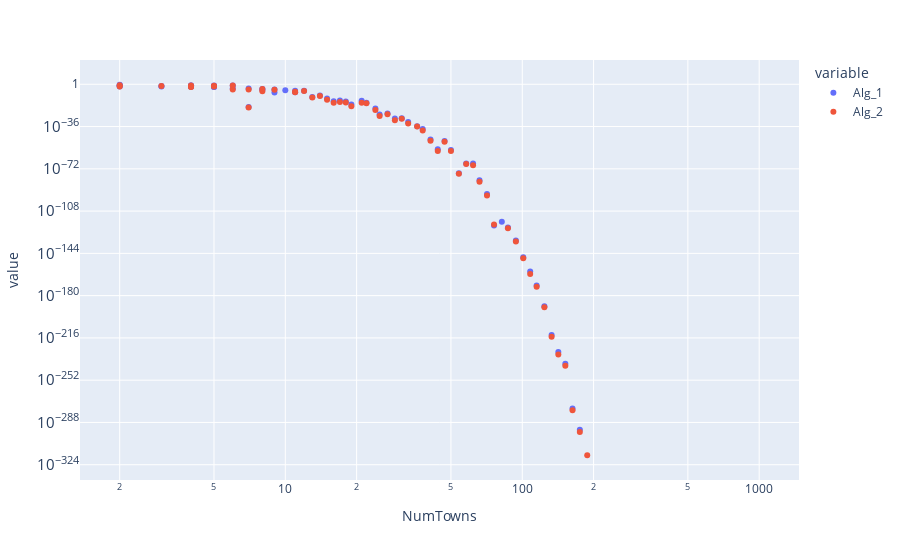
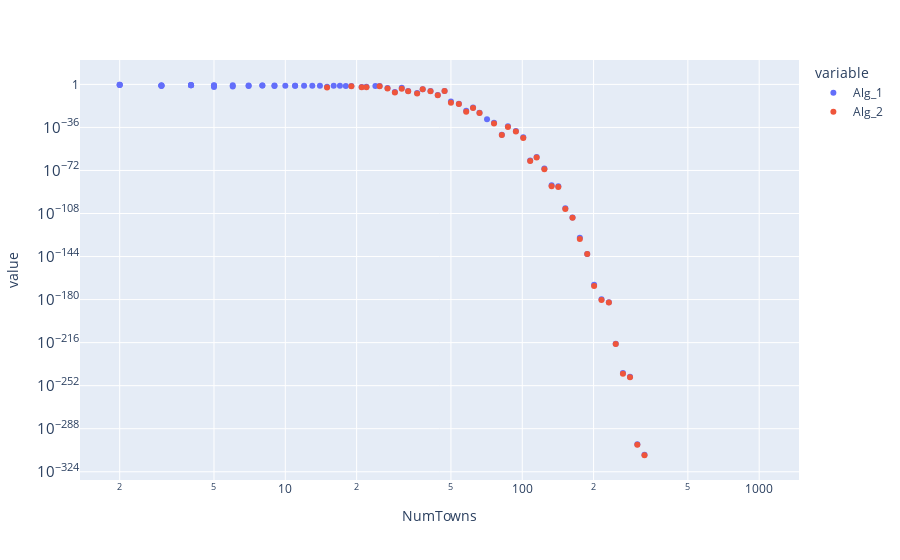
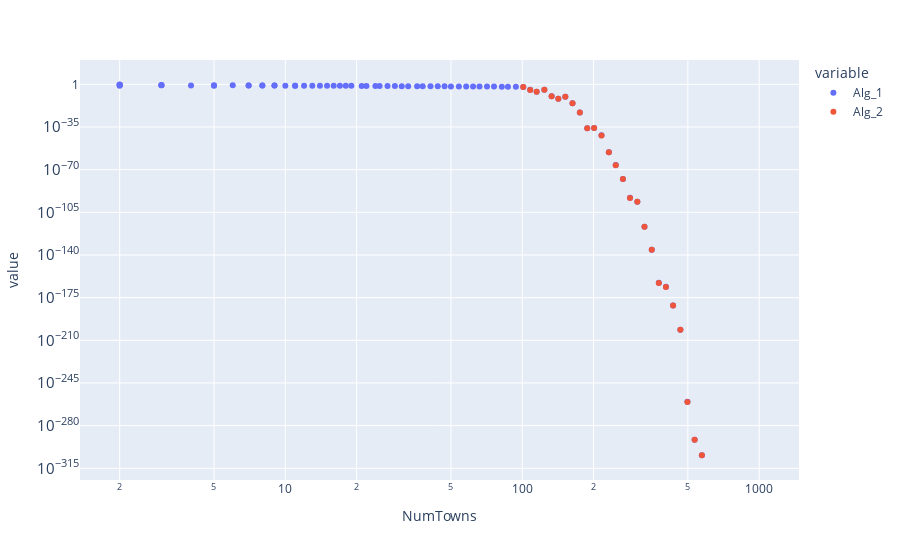
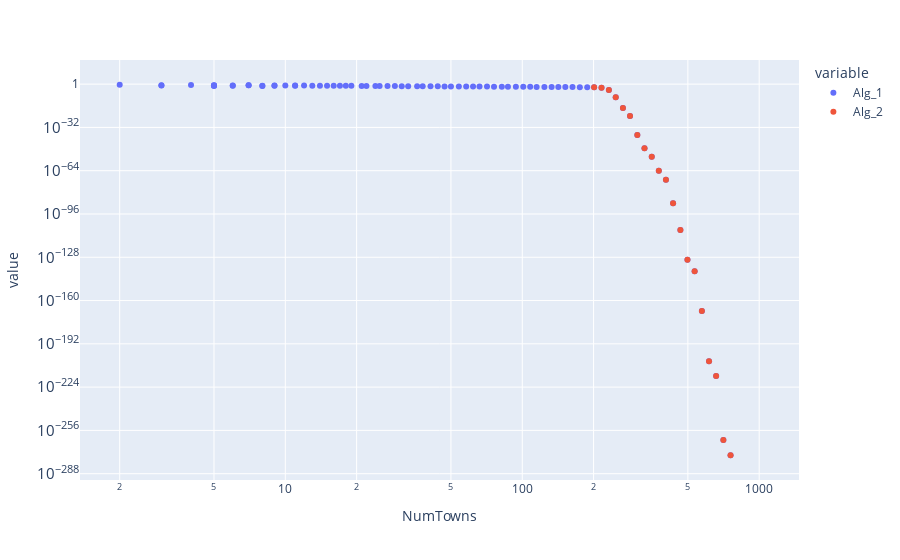

Source (notebook cell) for these figures, in order:
### Markdown cell above
#### Constant Budget

### Code cell
budget_sizes = [10,100,500,1000,5000,10000,20000,50000]
for b in budget_sizes:
    data_dict = {'NumTowns':[],'Alg_1':[],'Alg_2':[]}
    for n in np.logspace(0,3,100):
        n=int(n)+1
        data_dict['NumTowns'].append(n)
        demand_ranges = np.random.uniform(0, demands_max, n)
        town_demands, town_expected_demands = make_demands_uniform_distribution(n, demand_ranges)
        budget = b

        opt = objective_nash(town_demands[:-1], waterfilling(town_demands,budget)[:-1])
        for j in range(2):
            if j==0:
                data_dict['Alg_1'].append(opt - objective_nash(town_demands[:-1], waterfilling(town_expected_demands,budget)[:-1]))
            if j==1:
                data_dict['Alg_2'].append(opt - objective_nash(town_demands[:-1], waterfilling_dynamic(town_expected_demands,town_demands,budget)[:-1]))
    df_uniform = pd.DataFrame(data_dict).melt(id_vars="NumTowns")
    fig = px.scatter(df_uniform, x="NumTowns", y="value", color='variable')
    fig.update_layout(xaxis_type="log", yaxis_type="log")
    fig.show()

### Figure 1 — Plotly figure (JSON) as saved in the notebook; plotly's stock layout.template omitted (floating-point values rounded to 4 significant figures)
{"data": [{"hoverlabel": {"namelength": 0}, "hovertemplate": "variable=Alg_1<br>NumTowns=%{x}<br>value=%{y}", "legendgroup": "Alg_1", "marker": {"color": "#636efa", "symbol": "circle"}, "mode": "markers", "name": "Alg_1", "showlegend": true, "type": "scatter", "x": [2, 2, 2, 2, 2, 2, 2, 2, 2, 2, 3, 3, 3, 3, 3, 3, 4, 4, 4, 4, 5, 5, 5, 5, 6, 6, 7, 7, 8, 8, 9, 9, 10, 11, 11, 12, 13, 14, 15, 16, 17, 18, 19, 21, 22, 24, 25, 27, 29, 31, 33, 36, 38, 41, 44, 47, 50, 54, 58, 62, 66, 71, 76, 82, 87, 94, 101, 108, 115, 124, 133, 142, 152, 163, 175, 188, 201, 216, 232, 248, 266, 285, 306, 328, 352, 377, 404, 433, 465, 498, 534, 573, 614, 658, 706, 757, 812, 870, 933, 1001], "xaxis": "x", "y": [0.07047, -0.1649, 0, 0, 0, 0.01314, 0.4015, 0, 0.1791, 0, 0, 0, -0.05616, 0.01653, 0, 0.03136, 0.008151, 0.1168, 0.08286, 0.007698, 0.005503, 0.1043, 0.004443, 0.02796, 0.0002519, 0.1002, 4.066e-20, 0.0002037, 2.452e-05, 0.0001173, 1.244e-07, 4.524e-05, 6.609e-06, 2.68e-06, 1.835e-07, 3.893e-06, 1.689e-11, 3.029e-10, 6.492e-13, 3.665e-15, 1.638e-14, 2.565e-15, 5.926e-18, 1.1e-14, 1.79e-16, 1.951e-21, 1.509e-26, 1.096e-25, 9.013e-30, 1.001e-29, 9.173e-33, 2.3e-36, 6.51e-39, 1.034e-47, 4.749e-56, 6.09e-49, 1.233e-56, 1.589e-76, 3.03e-68, 3.112e-68, 2.176e-82, 4.009e-94, 5.809e-121, 7.473e-118, 9.892e-123, 1.001e-133, 5.032e-148, 3.61e-160, 4.981e-172, 7.243e-190, 2.688e-214, 8.214e-229, 1.124e-238, 8.985e-277, 7.134e-295, -4.857e-319, 0, 0, 0, 0, 0, 0, 0, 0, 0, 0, 0, 0, 0, 0, 0, 0, 0, 0, 0, 0, 0, 0, 0, 0], "yaxis": "y"}, {"hoverlabel": {"namelength": 0}, "hovertemplate": "variable=Alg_2<br>NumTowns=%{x}<br>value=%{y}", "legendgroup": "Alg_2", "marker": {"color": "#EF553B", "symbol": "circle"}, "mode": "markers", "name": "Alg_2", "showlegend": true, "type": "scatter", "x": [2, 2, 2, 2, 2, 2, 2, 2, 2, 2, 3, 3, 3, 3, 3, 3, 4, 4, 4, 4, 5, 5, 5, 5, 6, 6, 7, 7, 8, 8, 9, 9, 10, 11, 11, 12, 13, 14, 15, 16, 17, 18, 19, 21, 22, 24, 25, 27, 29, 31, 33, 36, 38, 41, 44, 47, 50, 54, 58, 62, 66, 71, 76, 82, 87, 94, 101, 108, 115, 124, 133, 142, 152, 163, 175, 188, 201, 216, 232, 248, 266, 285, 306, 328, 352, 377, 404, 433, 465, 498, 534, 573, 614, 658, 706, 757, 812, 870, 933, 1001], "xaxis": "x", "y": [0, -0.1649, 0, 0, 0, 0.01314, 0, 0, 0.1791, 0, 0, 0, -0.05616, 0, 0, 0.03136, 0.008151, -0.01329, 0.08286, 0.005554, 0, 0.06554, 0, 0.01247, 2.864e-05, 0.07263, 1.355e-20, 3.143e-05, 1.06e-06, 0.0001173, -1.073e-07, 2.468e-05, -1.277e-07, 5.018e-07, 1.502e-07, 1.857e-06, 6.356e-12, 1.113e-10, 8.028e-14, 1.493e-16, 7.679e-16, 2.428e-16, 2.359e-19, 2.215e-16, 7.055e-17, 1.426e-22, 1.226e-27, 2.627e-26, 2.186e-31, 3.571e-30, 4.163e-34, 1.071e-36, 4.458e-40, 9.114e-49, 1.287e-57, 9.6e-50, 1.251e-57, 7.205e-77, 1.273e-68, 1.171e-69, 8.971e-84, 1.585e-95, 4.647e-120, -2.022e-120, 2.155e-123, 1.129e-134, 7.716e-149, 2.722e-162, 3.997e-173, 1.243e-190, 1.001e-215, 6.112e-231, 2.186e-240, 2.076e-278, 8.362e-297, 1.158e-316, 0, 0, 0, 0, 0, 0, 0, 0, 0, 0, 0, 0, 0, 0, 0, 0, 0, 0, 0, 0, 0, 0, 0, 0], "yaxis": "y"}], "layout": {"legend": {"title": {"text": "variable"}, "tracegroupgap": 0}, "margin": {"t": 60}, "xaxis": {"anchor": "y", "domain": [0, 1], "title": {"text": "NumTowns"}, "type": "log"}, "yaxis": {"anchor": "x", "domain": [0, 1], "title": {"text": "value"}, "type": "log"}}}

### Figure 2 — Plotly figure (JSON) as saved in the notebook; plotly's stock layout.template omitted (floating-point values rounded to 4 significant figures)
{"data": [{"hoverlabel": {"namelength": 0}, "hovertemplate": "variable=Alg_1<br>NumTowns=%{x}<br>value=%{y}", "legendgroup": "Alg_1", "marker": {"color": "#636efa", "symbol": "circle"}, "mode": "markers", "name": "Alg_1", "showlegend": true, "type": "scatter", "x": [2, 2, 2, 2, 2, 2, 2, 2, 2, 2, 3, 3, 3, 3, 3, 3, 4, 4, 4, 4, 5, 5, 5, 5, 6, 6, 7, 7, 8, 8, 9, 9, 10, 11, 11, 12, 13, 14, 15, 16, 17, 18, 19, 21, 22, 24, 25, 27, 29, 31, 33, 36, 38, 41, 44, 47, 50, 54, 58, 62, 66, 71, 76, 82, 87, 94, 101, 108, 115, 124, 133, 142, 152, 163, 175, 188, 201, 216, 232, 248, 266, 285, 306, 328, 352, 377, 404, 433, 465, 498, 534, 573, 614, 658, 706, 757, 812, 870, 933, 1001], "xaxis": "x", "y": [0, 0, 0, 0.497, 0.3546, 0.4371, 0, 0, 0, 0, 0, 0.1834, 0.07521, 0.07911, 0, 0.06883, 0.1924, 0.1621, 0.1957, 0.2496, 0.005763, 0.1759, 0.1439, 0, 0.01473, 0.1784, 0.04691, 0.1186, 0.1188, 0.1222, 0.05492, 0.103, 0.08689, 0.07814, 0.07158, 0.05775, 0.0694, 0.06897, 0.008793, 0.06482, 0.06152, 0.05588, 0.05394, 0.005427, 0.01257, 0.04266, 0.0415, 0.0009987, 4.25e-07, 0.001267, 2.782e-06, 5.087e-08, 8.583e-05, 2.726e-06, 1.384e-09, 2.703e-06, 6.038e-15, 5.453e-17, 9.352e-23, 4.028e-20, 1.796e-24, 8.1e-30, 7.581e-33, 5.919e-43, 9.151e-36, 1.278e-39, 4.831e-45, 1.713e-64, 1.71e-61, 3.608e-71, 5.288e-85, 5.337e-86, 2.649e-104, 3.819e-112, 5.762e-129, 1.537e-142, 2.45e-168, 1.931e-180, 5.98e-183, 1.155e-217, 3.186e-242, 2.96e-245, 9.733e-302, 2.018e-310, 0, 0, 0, 0, 0, 0, 0, 0, 0, 0, 0, 0, 0, 0, 0, 0], "yaxis": "y"}, {"hoverlabel": {"namelength": 0}, "hovertemplate": "variable=Alg_2<br>NumTowns=%{x}<br>value=%{y}", "legendgroup": "Alg_2", "marker": {"color": "#EF553B", "symbol": "circle"}, "mode": "markers", "name": "Alg_2", "showlegend": true, "type": "scatter", "x": [2, 2, 2, 2, 2, 2, 2, 2, 2, 2, 3, 3, 3, 3, 3, 3, 4, 4, 4, 4, 5, 5, 5, 5, 6, 6, 7, 7, 8, 8, 9, 9, 10, 11, 11, 12, 13, 14, 15, 16, 17, 18, 19, 21, 22, 24, 25, 27, 29, 31, 33, 36, 38, 41, 44, 47, 50, 54, 58, 62, 66, 71, 76, 82, 87, 94, 101, 108, 115, 124, 133, 142, 152, 163, 175, 188, 201, 216, 232, 248, 266, 285, 306, 328, 352, 377, 404, 433, 465, 498, 534, 573, 614, 658, 706, 757, 812, 870, 933, 1001], "xaxis": "x", "y": [0, 0, 0, 0, 0, 0, 0, 0, 0, 0, 0, 0, 0, 0, 0, 0, 0, 0, 0, 0, 0, 0, 0, 0, 0, 0, 0, 0, 0, 0, 0, 0, 0, 0, 0, 0, 0, 0, 0.001978, 0, 0, 0, 0.02521, 0.004836, 0.003262, 0, 0.02775, 0.0004365, 1.594e-07, 0.0002263, 2.174e-06, 2.24e-08, 8.154e-05, 1.763e-06, 9.286e-10, 2.454e-06, 5.042e-16, 4.143e-17, 1.588e-23, 2.127e-20, 1.483e-24, -3.408e-31, 1.663e-33, 3.81e-43, 2.852e-36, 4.741e-40, 1.478e-45, 7.386e-65, 6.747e-62, 9.751e-72, 5.096e-86, 1.637e-86, 5.022e-105, 2.277e-112, 4.259e-130, 1.081e-142, 2.127e-169, 5.465e-181, 3.119e-183, 6.702e-218, 8.15e-243, 1.274e-245, 3.595e-302, 6.373e-311, 0, 0, 0, 0, 0, 0, 0, 0, 0, 0, 0, 0, 0, 0, 0, 0], "yaxis": "y"}], "layout": {"legend": {"title": {"text": "variable"}, "tracegroupgap": 0}, "margin": {"t": 60}, "xaxis": {"anchor": "y", "domain": [0, 1], "title": {"text": "NumTowns"}, "type": "log"}, "yaxis": {"anchor": "x", "domain": [0, 1], "title": {"text": "value"}, "type": "log"}}}

### Figure 3 — Plotly figure (JSON) as saved in the notebook; plotly's stock layout.template omitted (floating-point values rounded to 4 significant figures)
{"data": [{"hoverlabel": {"namelength": 0}, "hovertemplate": "variable=Alg_1<br>NumTowns=%{x}<br>value=%{y}", "legendgroup": "Alg_1", "marker": {"color": "#636efa", "symbol": "circle"}, "mode": "markers", "name": "Alg_1", "showlegend": true, "type": "scatter", "x": [2, 2, 2, 2, 2, 2, 2, 2, 2, 2, 3, 3, 3, 3, 3, 3, 4, 4, 4, 4, 5, 5, 5, 5, 6, 6, 7, 7, 8, 8, 9, 9, 10, 11, 11, 12, 13, 14, 15, 16, 17, 18, 19, 21, 22, 24, 25, 27, 29, 31, 33, 36, 38, 41, 44, 47, 50, 54, 58, 62, 66, 71, 76, 82, 87, 94, 101, 108, 115, 124, 133, 142, 152, 163, 175, 188, 201, 216, 232, 248, 266, 285, 306, 328, 352, 377, 404, 433, 465, 498, 534, 573, 614, 658, 706, 757, 812, 870, 933, 1001], "xaxis": "x", "y": [0, 0.3655, 0.391, 0.4523, 0, 0, 0.06781, 0, 0.4003, 0, 0.2374, 0.1964, 0, 0, 0.198, 0, 0, 0, 0, 0.1273, 0.1703, 0.08205, 0, 0, 0.1598, 0, 0.1164, 0.1293, 0.1046, 0.09603, 0.1026, 0.09239, 0.07649, 0.08312, 0.07058, 0.06934, 0.07379, 0.07396, 0.06257, 0.06339, 0.05914, 0.05744, 0.05451, 0.04717, 0.04641, 0.04221, 0.04118, 0.03832, 0.03571, 0.03328, 0.03124, 0.02856, 0.02702, 0.02499, 0.02325, 0.02174, 0.02041, 0.01886, 0.01754, 0.01639, 0.01538, 0.01429, 0.01333, 0.01235, 0.01163, 0.01075, 0.005886, 4.324e-05, 7.199e-07, 3.261e-05, 1.898e-10, 1.717e-12, 5.482e-11, 3.051e-16, 7.829e-24, 1.157e-36, 1.745e-36, 1.425e-42, 2.04e-56, 5.606e-67, 2.436e-78, 7.57e-94, 5.085e-97, 1.668e-117, 2.381e-136, 1.329e-163, 9.32e-167, 3.472e-182, 3.75e-202, 4.235e-261, 2.729e-292, 5.222e-305, 0, 0, 0, 0, 0, 0, 0, 0], "yaxis": "y"}, {"hoverlabel": {"namelength": 0}, "hovertemplate": "variable=Alg_2<br>NumTowns=%{x}<br>value=%{y}", "legendgroup": "Alg_2", "marker": {"color": "#EF553B", "symbol": "circle"}, "mode": "markers", "name": "Alg_2", "showlegend": true, "type": "scatter", "x": [2, 2, 2, 2, 2, 2, 2, 2, 2, 2, 3, 3, 3, 3, 3, 3, 4, 4, 4, 4, 5, 5, 5, 5, 6, 6, 7, 7, 8, 8, 9, 9, 10, 11, 11, 12, 13, 14, 15, 16, 17, 18, 19, 21, 22, 24, 25, 27, 29, 31, 33, 36, 38, 41, 44, 47, 50, 54, 58, 62, 66, 71, 76, 82, 87, 94, 101, 108, 115, 124, 133, 142, 152, 163, 175, 188, 201, 216, 232, 248, 266, 285, 306, 328, 352, 377, 404, 433, 465, 498, 534, 573, 614, 658, 706, 757, 812, 870, 933, 1001], "xaxis": "x", "y": [0, 0, 0, 0, 0, 0, 0, 0, 0, 0, 0, 0, 0, 0, 0, 0, 0, 0, 0, 0, 0, 0, 0, 0, 0, 0, 0, 0, 0, 0, 0, 0, 0, 0, 0, 0, 0, 0, 0, 0, 0, 0, 0, 0, 0, 0, 0, 0, 0, 0, 0, 0, 0, 0, 0, 0, 0, 0, 0, 0, 0, 0, 0, 0, 0, 0, 0.005626, 2.652e-05, 6.719e-07, 2.921e-05, 1.531e-10, 1.55e-12, 5.477e-11, 2.992e-16, 7.061e-24, 1.144e-36, 1.553e-36, 1.163e-42, 1.72e-56, 4.746e-67, 1.763e-78, 5.847e-94, 4.274e-97, 1.217e-117, 2.347e-136, 1.164e-163, 5.338e-167, 3.281e-182, 3.547e-202, 1.975e-261, 2.67e-292, 4.824e-305, 0, 0, 0, 0, 0, 0, 0, 0], "yaxis": "y"}], "layout": {"legend": {"title": {"text": "variable"}, "tracegroupgap": 0}, "margin": {"t": 60}, "xaxis": {"anchor": "y", "domain": [0, 1], "title": {"text": "NumTowns"}, "type": "log"}, "yaxis": {"anchor": "x", "domain": [0, 1], "title": {"text": "value"}, "type": "log"}}}

### Figure 4 — Plotly figure (JSON) as saved in the notebook; plotly's stock layout.template omitted (floating-point values rounded to 4 significant figures)
{"data": [{"hoverlabel": {"namelength": 0}, "hovertemplate": "variable=Alg_1<br>NumTowns=%{x}<br>value=%{y}", "legendgroup": "Alg_1", "marker": {"color": "#636efa", "symbol": "circle"}, "mode": "markers", "name": "Alg_1", "showlegend": true, "type": "scatter", "x": [2, 2, 2, 2, 2, 2, 2, 2, 2, 2, 3, 3, 3, 3, 3, 3, 4, 4, 4, 4, 5, 5, 5, 5, 6, 6, 7, 7, 8, 8, 9, 9, 10, 11, 11, 12, 13, 14, 15, 16, 17, 18, 19, 21, 22, 24, 25, 27, 29, 31, 33, 36, 38, 41, 44, 47, 50, 54, 58, 62, 66, 71, 76, 82, 87, 94, 101, 108, 115, 124, 133, 142, 152, 163, 175, 188, 201, 216, 232, 248, 266, 285, 306, 328, 352, 377, 404, 433, 465, 498, 534, 573, 614, 658, 706, 757, 812, 870, 933, 1001], "xaxis": "x", "y": [0, 0, 0, 0, 0, 0, 0, 0, 0, 0.3466, 0, 0, 0, 0, 0.129, 0.08205, 0, 0.1845, 0, 0, 0.1761, 0.04988, 0.1137, 0.08633, 0.08225, 0.07584, 0.1233, 0.1469, 0.07646, 0.03616, 0.06944, 0.1017, 0.1025, 0.05457, 0.09443, 0.08398, 0.0729, 0.07164, 0.06373, 0.06268, 0.06117, 0.05724, 0.05365, 0.04936, 0.04601, 0.03991, 0.04028, 0.03831, 0.03533, 0.03111, 0.03122, 0.02836, 0.02702, 0.02499, 0.02322, 0.02171, 0.02041, 0.01887, 0.01754, 0.01639, 0.01538, 0.01429, 0.01333, 0.01235, 0.01163, 0.01075, 0.01, 0.009346, 0.008772, 0.00813, 0.007576, 0.007092, 0.006623, 0.006173, 0.005747, 0.005348, 0.005, 0.002118, 4.777e-05, 2.075e-10, 2.017e-18, 2.662e-24, 3.003e-38, 4.769e-48, 2.325e-54, 9.562e-65, 1.995e-71, 1.047e-88, 1.451e-108, 1.522e-130, 5.142e-139, 2.233e-168, 1.382e-205, 1.555e-216, 9.04e-264, 5.016e-275, 0, 0, 0, 0], "yaxis": "y"}, {"hoverlabel": {"namelength": 0}, "hovertemplate": "variable=Alg_2<br>NumTowns=%{x}<br>value=%{y}", "legendgroup": "Alg_2", "marker": {"color": "#EF553B", "symbol": "circle"}, "mode": "markers", "name": "Alg_2", "showlegend": true, "type": "scatter", "x": [2, 2, 2, 2, 2, 2, 2, 2, 2, 2, 3, 3, 3, 3, 3, 3, 4, 4, 4, 4, 5, 5, 5, 5, 6, 6, 7, 7, 8, 8, 9, 9, 10, 11, 11, 12, 13, 14, 15, 16, 17, 18, 19, 21, 22, 24, 25, 27, 29, 31, 33, 36, 38, 41, 44, 47, 50, 54, 58, 62, 66, 71, 76, 82, 87, 94, 101, 108, 115, 124, 133, 142, 152, 163, 175, 188, 201, 216, 232, 248, 266, 285, 306, 328, 352, 377, 404, 433, 465, 498, 534, 573, 614, 658, 706, 757, 812, 870, 933, 1001], "xaxis": "x", "y": [0, 0, 0, 0, 0, 0, 0, 0, 0, 0, 0, 0, 0, 0, 0, 0, 0, 0, 0, 0, 0, 0, 0, 0, 0, 0, 0, 0, 0, 0, 0, 0, 0, 0, 0, 0, 0, 0, 0, 0, 0, 0, 0, 0, 0, 0, 0, 0, 0, 0, 0, 0, 0, 0, 0, 0, 0, 0, 0, 0, 0, 0, 0, 0, 0, 0, 0, 0, 0, 0, 0, 0, 0, 0, 0, 0, 0.004949, 0.002086, 3.745e-05, 1.889e-10, 1.931e-18, 2.651e-24, 2.785e-38, 4.668e-48, 2.128e-54, 9.468e-65, 1.904e-71, 9.75e-89, 1.447e-108, 1.292e-130, 5.078e-139, 2.195e-168, 1.342e-205, 1.536e-216, 8.79e-264, 4.272e-275, 0, 0, 0, 0], "yaxis": "y"}], "layout": {"legend": {"title": {"text": "variable"}, "tracegroupgap": 0}, "margin": {"t": 60}, "xaxis": {"anchor": "y", "domain": [0, 1], "title": {"text": "NumTowns"}, "type": "log"}, "yaxis": {"anchor": "x", "domain": [0, 1], "title": {"text": "value"}, "type": "log"}}}
